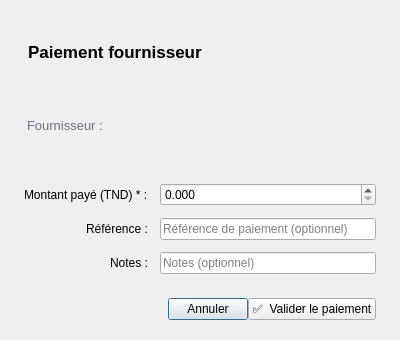
<?xml version='1.0' encoding='UTF-8'?>
<ui version="4.0">
 <class>SupplierPaymentDialog</class>
 <widget class="QDialog" name="SupplierPaymentDialog">
  <property name="geometry"><rect><x>0</x><y>0</y><width>400</width><height>340</height></rect></property>
  <property name="windowTitle"><string>Enregistrer un paiement</string></property>
  <property name="minimumWidth"><number>400</number></property>
  <property name="maximumWidth"><number>400</number></property>
  <layout class="QVBoxLayout" name="rootLayout">
   <property name="leftMargin"><number>0</number></property><property name="topMargin"><number>0</number></property>
   <property name="rightMargin"><number>0</number></property><property name="bottomMargin"><number>0</number></property>
   <property name="spacing"><number>0</number></property>
   <item>
    <widget class="QLabel" name="dialogTitle">
     <property name="text"><string>Paiement fournisseur</string></property>
     <property name="styleSheet"><string>font-size: 17px; font-weight: 700; padding: 20px 24px 4px;</string></property>
    </widget>
   </item>
   <item>
    <widget class="QLabel" name="supplierSub">
     <property name="text"><string>Fournisseur : <b>—</b>   •   Solde dû : <b style="color:#DC2626">0.000 TND</b></string></property>
     <property name="styleSheet"><string>font-size: 13px; color: #6B7280; padding: 0 24px 12px;</string></property>
    </widget>
   </item>
   <item>
    <layout class="QFormLayout" name="formLayout">
     <property name="leftMargin"><number>24</number></property><property name="topMargin"><number>8</number></property>
     <property name="rightMargin"><number>24</number></property><property name="bottomMargin"><number>16</number></property>
     <property name="spacing"><number>12</number></property>
     <property name="labelAlignment"><set>Qt::AlignRight|Qt::AlignVCenter</set></property>
     <item row="0" column="0"><widget class="QLabel" name="lblAmount"><property name="text"><string>Montant payé (TND) * :</string></property></widget></item>
     <item row="0" column="1">
      <widget class="PriceSpinBox" name="amount">
       <property name="minimumHeight"><number>42</number></property>
       <property name="maximum"><double>9999999.000000000000000</double></property>
       <property name="decimals"><number>3</number></property>
      </widget>
     </item>
     <item row="1" column="0"><widget class="QLabel" name="lblRef"><property name="text"><string>Référence :</string></property></widget></item>
     <item row="1" column="1">
      <widget class="QLineEdit" name="ref">
       <property name="minimumHeight"><number>38</number></property>
       <property name="placeholderText"><string>Référence de paiement (optionnel)</string></property>
      </widget>
     </item>
     <item row="2" column="0"><widget class="QLabel" name="lblNotes"><property name="text"><string>Notes :</string></property></widget></item>
     <item row="2" column="1">
      <widget class="QLineEdit" name="notes">
       <property name="minimumHeight"><number>38</number></property>
       <property name="placeholderText"><string>Notes (optionnel)</string></property>
      </widget>
     </item>
    </layout>
   </item>
   <item>
    <layout class="QHBoxLayout" name="btnRow">
     <property name="leftMargin"><number>24</number></property><property name="topMargin"><number>8</number></property>
     <property name="rightMargin"><number>24</number></property><property name="bottomMargin"><number>20</number></property>
     <item><spacer><property name="orientation"><enum>Qt::Horizontal</enum></property><property name="sizeHint" stdset="0"><size><width>40</width><height>20</height></size></property></spacer></item>
     <item>
      <widget class="QPushButton" name="btnCancel">
       <property name="text"><string>Annuler</string></property>
       <property name="cssClass" stdset="0"><string>btnSecondary</string></property>
      </widget>
     </item>
     <item>
      <widget class="QPushButton" name="btnOk">
       <property name="text"><string>✅  Valider le paiement</string></property>
      </widget>
     </item>
    </layout>
   </item>
  </layout>
 </widget>
 <customwidgets>
  <customwidget>
   <class>PriceSpinBox</class>
   <extends>QDoubleSpinBox</extends>
   <header>app/views/widgets/price_input.h</header>
  </customwidget>
 </customwidgets>
 <resources /><connections />
</ui>
